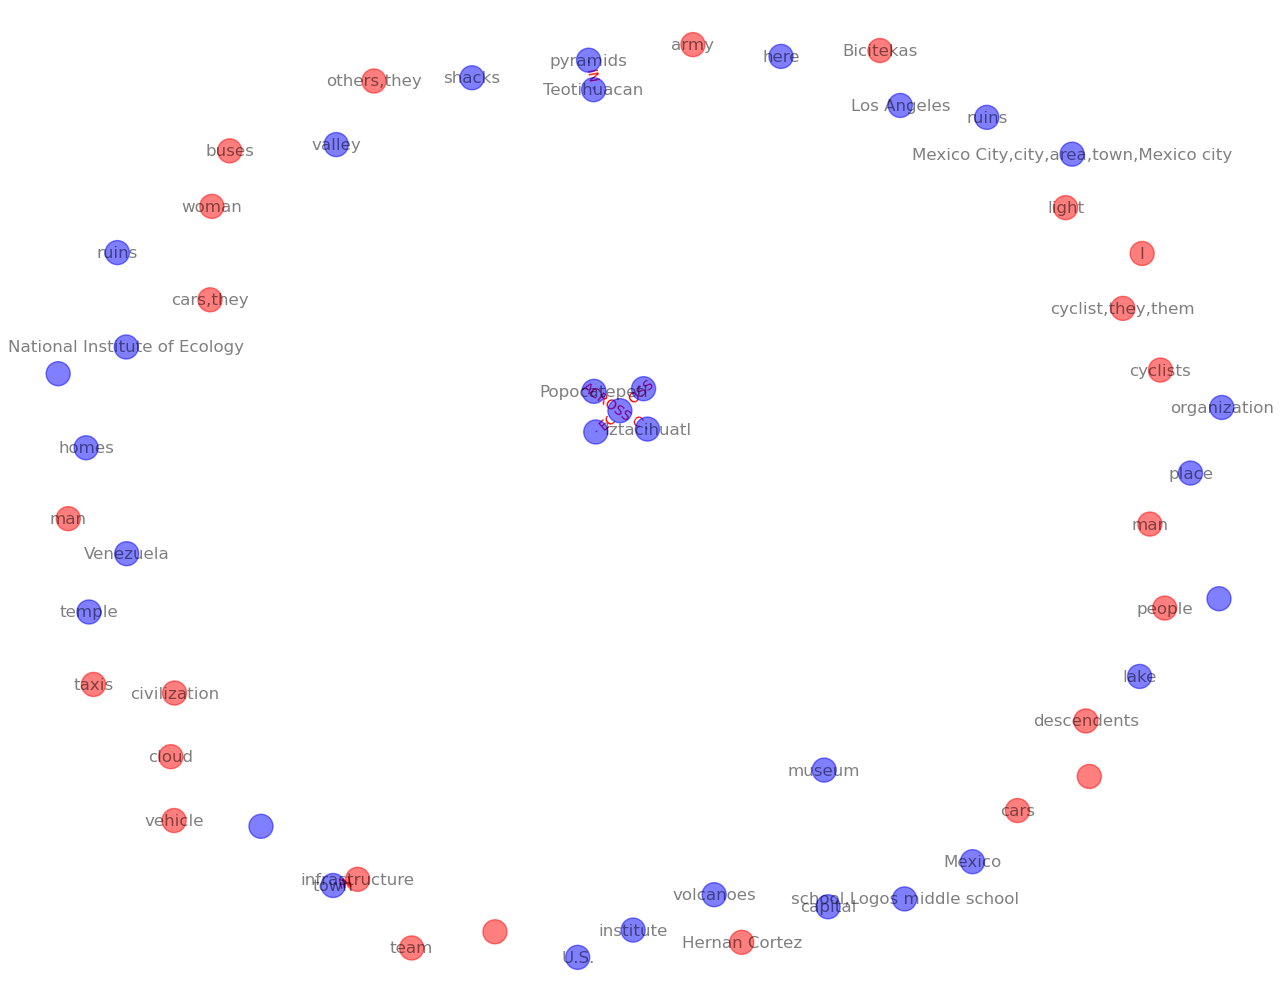

The Python source for this figure:
# Fingeruebung, Jan Lycka, S7481099, Matnr. 7066140
import spacy
nlp = spacy.load("en_core_web_sm")

class MyLink:
    def __init__(self, id, trigger):
        # save id and text
        self.trigger = trigger
        self.id = id

class SpatialSignal:
    def __init__(self, id, text):
        # save id and text
        self.id = id
        self.text = text

class Metalink:
    def __init__(self, objectID1, objectID2):
        self.objectID1 = objectID1
        self.objectID2 = objectID2

globalMetaLinks = [];

class Kante:
    def __init__(self, fromID, toID, klasse, text):
        self.klasse = klasse
        self.text = text
        self.fromID = fromID
        self.toID = toID

        # da die Kanten nur zum Zeichnen sind, muessen wir hierbei nicht untescheiden zu welchem ID sie je fuehren, solance dem ein dessen pendant vorliegt
        for vertex in vertices.contents:
            if fromID in vertex.ids:
                 #einfachkeitshalber nehme die erste ID
                self.fromID = vertex.ids[0];
            if toID in vertex.ids:
                self.toID = vertex.ids[0];

class Knoten:
    def __init__(self, id, klasse, text):
        self.klasse = klasse
        self.texts = [text]
        self.ids = [id]

class KnotenArray:
    def __init__(self):
        self.contents = [];

    def appendOrMerge(self, id, klasse, text):
        if self.contents == []:
            self.contents.append(Knoten(id, klasse, text));
        else:
            entered = 0
            i = 0
            for vertex in self.contents:
                if id in vertex.ids:
                    break
                else:
                    for metalnk in globalMetaLinks:
                        if (id == metalnk.objectID1 and (metalnk.objectID2 in vertex.ids)) or (id == metalnk.objectID2 and (metalnk.objectID1 in vertex.ids)):
                            print("Appending : " + id + ' + (' + metalnk.objectID1 + ' , ' + metalnk.objectID2 + ')' + ' -> ' + ''.join(self.contents[i].ids))
                            self.contents[i].ids.append(id)
                            print("Appending : " + text + ' -> ' + ''.join(self.contents[i].texts))
                            if text not in vertex.texts:
                                self.contents[i].texts.append(text)
                            entered = 1
                            break
                i+=1
                if entered:
                    break
            if entered == 0:
                self.contents.append(Knoten(id, klasse, text));

potentialVertices = []
edges = []
vertices = KnotenArray();

globalSpatialEntities = []
globalPlaces = []

# Behaerlter fuer Spacial Signals
globalSpatialSignals = []
globalLinks = []

def get_my_key(obj):
    return obj[1]

def fst(obj):
    return obj[0]

def snd(obj):
    return obj[1]

# benoetigt zum Gewinnen des QLINKs Attributenwertes
import json

# TODO: Waehle eine der Dateien aus
import os

srcs = ['RFC\\Bicycles.xml']
#srcs = ['ANC\\WhereToMadrid\\Highlights_of_the_Prado_Museum.xml']

src = 'text2scene\\Training'
result = 'result.txt'
print('Reading XML Files in: ' + os.getcwd() + '\\' + src)

filenames = []
for file in srcs:
    filenames.append(src + '\\' + file)

filescount = len(filenames)
print(str(filescount) + ' XML files')

# lese und parse alle Dateien um individuelle Texte zu gewinnen
chapters = [];
masterText = ''
import xml.etree.ElementTree as ET

ind = 1;
for file in filenames:
#for file in [filenames[0], filenames[1]]:
    root = ET.parse(file).getroot()
    #extrahiere den Inhalt aus dem Tag
    for item in root.findall('TAGS/*'):
        print(str(ind) + ' / ' + str(filescount) + ' / 2    ', end='\r')

        # anazahle von S,P,M,S,Q,O
        #globalSPMSQO.appendOrRaiseByOne(item.tag)

        # Anzahl an jeweilige QSLINKs arten ermittlen
        if item.tag == 'QSLINK':
            #print(item.attrib['relType'])
            #relType = str(json.loads(str(item.attrib))['relType']) ????
            #globalQSLINKs.appendOrRaiseByOne(item.attrib['relType'])
            #globalLinks.append(MyLink(item.attrib['id'], item.attrib['trigger']))
            edges.append(Kante(item.attrib['fromID'], item.attrib['toID'], item.tag, item.attrib['relType']))

        if item.tag == 'OLINK':
            #globalLinks.append(MyLink(item.attrib['id'], item.attrib['trigger']))
            edges.append(Kante(item.attrib['fromID'], item.attrib['toID'], item.tag, item.attrib['relType']))

        if item.tag == 'SPATIAL_ENTITY' or item.tag == 'PLACE':
            potentialVertices.append(Knoten(item.attrib['id'], item.tag, item.attrib['text']))

        if item.tag == 'METALINK':
            if item.attrib['relType'] == 'COREFERENCE':
                globalMetaLinks.append(Metalink(item.attrib['objectID1'], item.attrib['objectID2']))

        ind+=1
        #print(item.tag)


# rm alle Spanischen Zeichen..
import re



import matplotlib.pyplot as plt
import numpy as np

import networkx as nx

#G = nx.complete_graph(5)
G=nx.Graph()

#from networkx.drawing.nx_agraph import graphviz_layout


# wenn es ein Metalink Knoten verbindet, verwurste die

for vertex in potentialVertices:
    vertices.appendOrMerge(vertex.ids[0], vertex.klasse, vertex.texts[0])

#vertices.contents = [Knoten('1','PLACE','KA'),Knoten('2','PLA5CE','KB'),Knoten('3','PLACE','KC'),Knoten('4','PLACE','KD')]

labeldict = {}
color_map = []

tt=1
for vertex in vertices.contents:
    label = ','.join(vertex.texts)
    print('vertex: ' + ','.join(vertex.ids) + ' - ids: ' + label)
    clr = 'blue' if vertex.klasse == 'PLACE' else 'red'
    print('adding v : ' + vertex.ids[0])
    G.add_node(vertex.ids[0])
    labeldict[vertex.ids[0]] = label
    color_map.append(clr)
    print(str(tt) + ' ' + str(len(G.nodes())))
    tt+=1

edge_labelsx = {};
#edges = [Kante('1','2','OLINK','A'),Kante('2','3','OLINK','B'),Kante('1','3','OLINK','C')];

for edge in edges:
    print('testing edge: (' + edge.fromID + ',' + edge.toID + ')')
    if edge.fromID in G.nodes() and edge.toID in G.nodes():
        edgeObj = (edge.fromID, edge.toID)
        print('edge: (' + edge.fromID + ',' + edge.toID + ')')
        G.add_edge(*edgeObj)
        edge_labelsx[(edge.fromID, edge.toID)] = re.sub('[^0-9a-zA-Z]+', '_', edge.text)

r=0
for index,node in enumerate(G):
    r+=1
#    if index < 10:
#        color_map.append('blue')
#    else: 
#        color_map.append('green')
#




pos = nx.spring_layout(G)
plt.figure()    



print(len(vertices.contents))
print(r)


print("Nodes of graph: ")
print(G.nodes())
print("Edges of graph: ")
print(G.edges())

#pos = graphviz_layout(G)
nx.draw(G,pos, node_color=color_map, labels=labeldict, with_labels = True,alpha=0.5)
nx.draw_networkx_edge_labels(G,pos,edge_labels=edge_labelsx,font_color='red')

plt.savefig("path_graph1.png")
plt.show()
